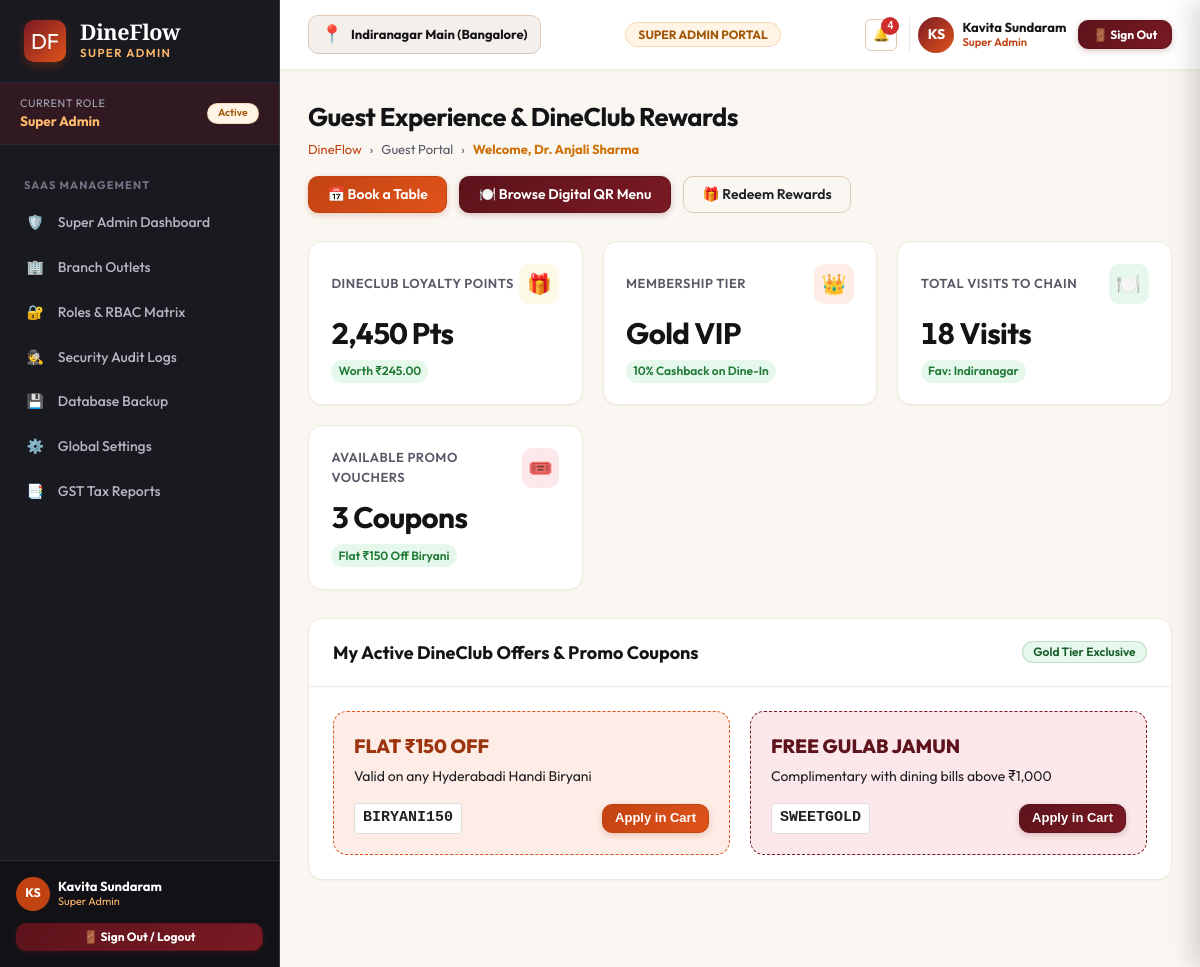
Page /dashboard/customer/ (signed in) on the committed database.
### apps/accounts/models.py (models this page shows, shortened)
class Role(models.Model):
    code = models.CharField(max_length=50, unique=True)
    name = models.CharField(max_length=100)
    description = models.TextField(blank=True, default='')
    dashboard_url = models.CharField(max_length=200, default='/dashboard/owner/')
    icon = models.CharField(max_length=50, default='shield')
    is_active = models.BooleanField(default=True)
    created_at = models.DateTimeField(auto_now_add=True)

class UserProfile(models.Model):
    user = models.OneToOneField(User, on_delete=models.CASCADE, related_name='userprofile')
    role = models.ForeignKey(Role, on_delete=models.PROTECT, related_name='users')
    branch = models.CharField(max_length=150, default='Indiranagar Main (Bangalore)')
    employee_code = models.CharField(max_length=50, blank=True, default='')
    phone = models.CharField(max_length=20, blank=True, default='')
    avatar_initials = models.CharField(max_length=5, default='DF')
    created_at = models.DateTimeField(auto_now_add=True)
    updated_at = models.DateTimeField(auto_now=True)

### apps/dashboard/views.py (the view)
# urls.py: path('customer/', views.customer_dashboard, name='customer'),
@role_required(['customer', 'owner', 'super_admin'])
def customer_dashboard(request):
    context = {
        'page_title': 'Guest Experience & DineClub Rewards',
        'kpis': [
            {'label': 'DineClub Loyalty Points', 'value': '2,450 Pts', 'trend': 'Worth ₹245.00', 'trend_up': True, 'icon': 'df-icon-gold', 'emoji': '🎁'},
            {'label': 'Membership Tier', 'value': 'Gold VIP', 'trend': '10% Cashback on Dine-In', 'trend_up': True, 'icon': 'df-icon-terracotta', 'emoji': '👑'},
            {'label': 'Total Visits to Chain', 'value': '18 Visits', 'trend': 'Fav: Indiranagar', 'trend_up': True, 'icon': 'df-icon-green', 'emoji': '🍽️'},
            {'label': 'Available Promo Vouchers', 'value': '3 Coupons', 'trend': 'Flat ₹150 Off Biryani', 'trend_up': True, 'icon': 'df-icon-maroon', 'emoji': '🎟️'},
        ]
    }
    return render(request, 'dashboard/customer.html', context)

### templates/dashboard/customer.html (shortened to what this page needs)
{% extends 'base.html' %}
{% load static %}
{% load dineflow_tags %}
{% block content %}
<div class="df-page-header">
  <div class="df-page-title-group">
    <h1>Guest Experience & DineClub Rewards</h1>
    <div class="df-breadcrumb">
      <a href="{% url 'landing:index' %}">DineFlow</a>
      <span>›</span>
      <span>Guest Portal</span>
      <span>›</span>
      <span style="color:var(--df-saffron-700); font-weight:700;">Welcome, Dr. Anjali Sharma</span>
    </div>
  </div>
  <div style="display:flex; gap:0.75rem;">
    <a href="{% url 'tables:reservations' %}" class="df-btn df-btn-terracotta">
      <span>📅 Book a Table</span>
    </a>
    <a href="{% url 'menu:item_list' %}" class="df-btn df-btn-maroon">
      <span>🍽️ Browse Digital QR Menu</span>
    </a>
    <a href="{% url 'crm:loyalty_points' %}" class="df-btn df-btn-outline">
      <span>🎁 Redeem Rewards</span>
    </a>
  </div>
</div>
<div class="df-kpi-grid">
  {% for kpi in kpis %}
    <div class="df-kpi-card">
      <div class="df-kpi-top">
        <div class="df-kpi-label">{{ kpi.label }}</div>
        <div class="df-kpi-icon {{ kpi.icon }}">{{ kpi.emoji }}</div>
      </div>
      <div class="df-kpi-value">{{ kpi.value }}</div>
      <div class="df-kpi-bottom">
        <span class="df-trend-pill df-trend-up">{{ kpi.trend }}</span>
      </div>
    </div>
  {% endfor %}
</div>
<div class="df-card">
  <div class="df-card-header">
    <div class="df-card-title">My Active DineClub Offers & Promo Coupons</div>
    <span class="df-badge badge-success">Gold Tier Exclusive</span>
  </div>
  <div class="df-card-body">
    <div style="display:grid; grid-template-columns:repeat(auto-fit, minmax(280px, 1fr)); gap:1.25rem;">
      <div style="border:1px dashed var(--df-terracotta-600); border-radius:var(--df-radius-lg); padding:1.25rem; background:var(--df-terracotta-100);">
        <div style="font-weight:800; color:var(--df-terracotta-800); font-size:1.2rem;">FLAT ₹150 OFF</div>
        <div style="font-size:0.875rem; color:var(--df-text-primary); margin:0.35rem 0;">Valid on any Hyderabadi Handi Biryani</div>
        <div style="display:flex; justify-content:space-between; align-items:center; margin-top:1rem;">
          <code style="font-weight:700; background:#FFF; padding:3px 8px; border-radius:4px; border:1px solid #DDD;">BIRYANI150</code>
          <button class="df-btn df-btn-terracotta df-btn-sm" onclick="DineFlow.showToast('Coupon Applied', 'Code BIRYANI150 will be auto-applied at billing.', 'success')">Apply in Cart</button>
        </div>
      </div>
      <div style="border:1px dashed var(--df-maroon-700); border-radius:var(--df-radius-lg); padding:1.25rem; background:var(--df-maroon-100);">
        <div style="font-weight:800; color:var(--df-maroon-800); font-size:1.2rem;">FREE GULAB JAMUN</div>
        <div style="font-size:0.875rem; color:var(--df-text-primary); margin:0.35rem 0;">Complimentary with dining bills above ₹1,000</div>
        <div style="display:flex; justify-content:space-between; align-items:center; margin-top:1rem;">
          <code style="font-weight:700; background:#FFF; padding:3px 8px; border-radius:4px; border:1px solid #DDD;">SWEETGOLD</code>
          <button class="df-btn df-btn-maroon df-btn-sm" onclick="DineFlow.showToast('Coupon Applied', 'Free Dessert voucher claimed.', 'success')">Apply in Cart</button>
        </div>
      </div>
    </div>
  </div>
</div>
{% endblock %}

### templates/partials/_sidebar.html (shortened to what this page needs)
{% load static %}
<aside class="df-sidebar">
  <div class="df-brand-header">
    <div class="df-brand-logo">DF</div>
    <div>
      <div class="df-brand-title">DineFlow</div>
      <div class="df-brand-subtitle">{{ CURRENT_USER.role_title }}</div>
    </div>
  </div>
  <div style="padding: 0.75rem 1.25rem; background: rgba(122, 26, 36, 0.25); border-bottom: 1px solid #2B2B33; display: flex; align-items: center; justify-content: space-between;">
    <div>
      <div style="font-size: 0.68rem; color: #A6A6B8; text-transform: uppercase; letter-spacing: 0.05em;">Current Role</div>
      <div style="font-size: 0.85rem; font-weight: 700; color: var(--df-saffron-400);">{{ CURRENT_USER.role_title }}</div>
    </div>
    <span class="df-badge badge-warning" style="font-size: 0.65rem;">Active</span>
  </div>
  <nav style="flex: 1; padding: 0.75rem 0 2rem; overflow-y: auto;">
    {% if CURRENT_ROLE == 'super_admin' %}
      <div class="df-nav-section-title">SaaS Management</div>
      <ul class="df-nav-list">
        <li class="df-nav-item">
          <a href="{% url 'dashboard:super_admin' %}" class="df-nav-link {% if request.resolver_match.url_name == 'super_admin' %}active{% endif %}">
            <span>🛡️</span>
            <span>Super Admin Dashboard</span>
          </a>
        </li>
        <li class="df-nav-item">
          <a href="{% url 'settings_app:branches' %}" class="df-nav-link {% if request.resolver_match.url_name == 'branches' %}active{% endif %}">
            <span>🏢</span>
            <span>Branch Outlets</span>
          </a>
        </li>
        <li class="df-nav-item">
          <a href="{% url 'settings_app:roles_permissions' %}" class="df-nav-link {% if request.resolver_match.url_name == 'roles_permissions' %}active{% endif %}">
            <span>🔐</span>
            <span>Roles & RBAC Matrix</span>
          </a>
        </li>
        <li class="df-nav-item">
          <a href="{% url 'settings_app:audit_logs' %}" class="df-nav-link {% if request.resolver_match.url_name == 'audit_logs' %}active{% endif %}">
            <span>🕵️</span>
            <span>Security Audit Logs</span>
          </a>
        </li>
        <li class="df-nav-item">
          <a href="{% url 'settings_app:backup_restore' %}" class="df-nav-link {% if request.resolver_match.url_name == 'backup_restore' %}active{% endif %}">
            <span>💾</span>
            <span>Database Backup</span>
          </a>
        </li>
        <li class="df-nav-item">
          <a href="{% url 'settings_app:general' %}" class="df-nav-link {% if request.resolver_match.url_name == 'general' %}active{% endif %}">
            <span>⚙️</span>
            <span>Global Settings</span>
          </a>
        </li>
        <li class="df-nav-item">
          <a href="{% url 'analytics:tax_reports' %}" class="df-nav-link {% if request.resolver_match.url_name == 'tax_reports' %}active{% endif %}">
            <span>📑</span>
            <span>GST Tax Reports</span>
          </a>
        </li>
      </ul>
    {% endif %}
  </nav>
  <div style="padding: 1rem; border-top: 1px solid #2B2B33; background: rgba(18, 18, 22, 0.95); margin-top: auto;">
    <div style="display: flex; align-items: center; justify-content: space-between; margin-bottom: 0.75rem;">
      <div style="display: flex; align-items: center; gap: 0.5rem;">
        <div style="width: 34px; height: 34px; border-radius: 50%; background: var(--df-terracotta-700); color: #FFF; font-weight: 700; display: flex; align-items: center; justify-content: center; font-size: 0.78rem;">
          {{ CURRENT_USER.avatar_initials }}
        </div>
        <div style="line-height: 1.2;">
          <div style="font-weight: 700; font-size: 0.8125rem; color: #FFF;">{{ CURRENT_USER.name }}</div>
          <div style="font-size: 0.68rem; color: var(--df-saffron-400);">{{ CURRENT_USER.role_title }}</div>
        </div>
      </div>
    </div>
    <div>
      <a href="{% url 'accounts:logout' %}" class="df-btn df-btn-maroon df-btn-sm" style="width: 100%; justify-content: center; font-size: 0.75rem; font-weight: 700;">
        <span>🚪 Sign Out / Logout</span>
      </a>
    </div>
  </div>
</aside>

### templates/partials/_navbar.html (shortened to what this page needs)
{% load static %}
<header class="df-navbar">
  <div style="display: flex; align-items: center; gap: 1rem;">
    <div style="display: flex; align-items: center; gap: 0.5rem; background: var(--df-bg-cream); border: 1px solid var(--df-border-medium); padding: 0.35rem 0.75rem; border-radius: var(--df-radius-md);">
      <span style="font-size: 1.1rem;">📍</span>
      <span style="font-weight: 700; font-size: 0.8125rem; color: var(--df-charcoal-900);">{{ ACTIVE_BRANCH }}</span>
    </div>
  </div>
  <div style="display: flex; align-items: center; gap: 0.75rem;">
    <span class="df-badge badge-warning" style="font-weight: 700; font-size: 0.75rem; padding: 0.35rem 0.75rem;">
      {{ CURRENT_USER.role_title|upper }} PORTAL
    </span>
  </div>
  <div style="display: flex; align-items: center; gap: 0.75rem;">
    <button class="df-btn-icon" onclick="DineFlow.openDrawer('df-notifications-drawer')" style="position: relative;" title="Notifications">
      🔔
      {% if UNREAD_NOTIFICATIONS_COUNT > 0 %}
        <span style="position: absolute; top: -3px; right: -3px; width: 18px; height: 18px; background: var(--df-danger-600); color: #FFF; border-radius: 50%; font-size: 0.65rem; font-weight: 800; display: flex; align-items: center; justify-content: center;">
          {{ UNREAD_NOTIFICATIONS_COUNT }}
        </span>
      {% endif %}
    </button>
    <div style="display: flex; align-items: center; gap: 0.5rem; padding-left: 0.5rem; border-left: 1px solid var(--df-border-light);">
      <div style="width: 36px; height: 36px; border-radius: 50%; background: linear-gradient(135deg, var(--df-maroon-700), var(--df-terracotta-600)); color: #FFF; font-weight: 700; display: flex; align-items: center; justify-content: center; font-size: 0.875rem; box-shadow: var(--df-shadow-xs);">
        {{ CURRENT_USER.avatar_initials }}
      </div>
      <div style="line-height: 1.2; text-align: left;" class="df-hide-mobile">
        <div style="font-weight: 700; font-size: 0.8125rem; color: var(--df-charcoal-900);">{{ CURRENT_USER.name }}</div>
        <div style="font-size: 0.7rem; color: var(--df-terracotta-700); font-weight: 600;">{{ CURRENT_USER.role_title }}</div>
      </div>
    </div>
    <a href="{% url 'accounts:logout' %}" class="df-btn df-btn-maroon df-btn-sm" style="font-weight: 700; font-size: 0.75rem; padding: 0.4rem 0.85rem;" title="Sign out of ERP">
      <span>🚪 Sign Out</span>
    </a>
  </div>
</header>

### static/css/dineflow-tokens.css (style rules this page uses)
:root { --df-charcoal-900: #141417; --df-charcoal-800: #1E1E24; --df-charcoal-700: #2B2B33; --df-charcoal-600: #3C3C47; --df-charcoal-500: #555563; --df-charcoal-400: #7A7A8C; --df-charcoal-300: #A6A6B8; --df-charcoal-200: #D1D1DE; --df-charcoal-100: #EDEDF5; --df-maroon-900: #420C12; --df-maroon-800: #5C131B; --df-maroon-700: #7A1A24; --df-maroon-600: #9E222F; --df-maroon-500: #C42B3B; --df-maroon-100: #FCE8EA; --df-terracotta-900: #73270A; --df-terracotta-800: #9C350D; --df-terracotta-700: #C24312; --df-terracotta-600: #E0531A; --df-terracotta-500: #F06A33; --df-terracotta-400: #F58C60; --df-terracotta-100: #FDEDE6; --df-saffron-900: #733E05; --df-saffron-800: #A15707; --df-saffron-700: #CF7009; --df-saffron-600: #F58B14; --df-saffron-500: #FFA238; --df-saffron-400: #FFB96B; --df-saffron-100: #FFF4E5; --df-gold-800: #8C731A; --df-gold-700: #B89722; --df-gold-600: #D9B32B; --df-gold-500: #F0CA3F; --df-gold-100: #FDF9E7; --df-green-900: #0E421B; --df-green-800: #155C27; --df-green-700: #1E7A35; --df-green-600: #279C44; --df-green-500: #34BD55; --df-green-100: #E6F7EB; --df-danger-800: #781717; --df-danger-700: #A32020; --df-danger-600: #CF2D2D; --df-danger-100: #FDE8E8; --df-bg-app: #FAF7F2; --df-bg-cream: #F5EFEB; --df-bg-surface: #FFFFFF; --df-bg-surface-subtle: #F9F6F0; --df-bg-sidebar: #191920; --df-bg-sidebar-hover: #262630; --df-bg-sidebar-active: #7A1A24; --df-text-primary: #1F1F24; --df-text-secondary: #585866; --df-text-muted: #8C8C9E; --df-text-light: #F7F5F0; --df-text-on-dark: #FFFFFF; --df-border-light: #EFE9E0; --df-border-medium: #DEC9B5; --df-border-dark: #383842; --df-border-focus: #C24312; --df-font-sans: 'Outfit', 'Inter', -apple-system, BlinkMacSystemFont, "Segoe UI", Roboto, sans-serif; --df-font-serif: 'Playfair Display', Georgia, serif; --df-font-mono: 'JetBrains Mono', 'Fira Code', Consolas, monospace; --df-shadow-xs: 0 1px 2px rgba(33, 20, 10, 0.04); --df-shadow-sm: 0 2px 4px rgba(33, 20, 10, 0.06), 0 1px 2px rgba(33, 20, 10, 0.04); --df-shadow-md: 0 6px 12px -2px rgba(33, 20, 10, 0.08), 0 3px 6px -2px rgba(33, 20, 10, 0.05); --df-shadow-lg: 0 12px 24px -4px rgba(33, 20, 10, 0.12), 0 6px 12px -4px rgba(33, 20, 10, 0.06); --df-shadow-xl: 0 20px 32px -6px rgba(33, 20, 10, 0.16), 0 10px 16px -6px rgba(33, 20, 10, 0.08); --df-radius-sm: 6px; --df-radius-md: 10px; --df-radius-lg: 14px; --df-radius-xl: 20px; --df-radius-full: 9999px; --df-sidebar-width: 280px; --df-sidebar-collapsed-width: 80px; --df-navbar-height: 70px; }

### rows in the picture
Role: role_title "SUPER ADMIN", role_title "Super Admin"
UserProfile: avatar_initials "KS", branch "Indiranagar Main (Bangalore)"

### other values in the picture
{{ CURRENT_USER.name }} "Kavita Sundaram"
{{ UNREAD_NOTIFICATIONS_COUNT }} "4"
{{ kpi.label }} "DINECLUB LOYALTY POINTS" "MEMBERSHIP TIER" "TOTAL VISITS TO CHAIN" "AVAILABLE PROMO VOUCHERS"
{{ kpi.emoji }} "🎁" "👑" "🍽️" "🎟️"
{{ kpi.value }} "2,450 Pts" "Gold VIP" "18 Visits" "3 Coupons"
{{ kpi.trend }} "Worth ₹245.00" "10% Cashback on Dine-In" "Fav: Indiranagar" "Flat ₹150 Off Biryani"
